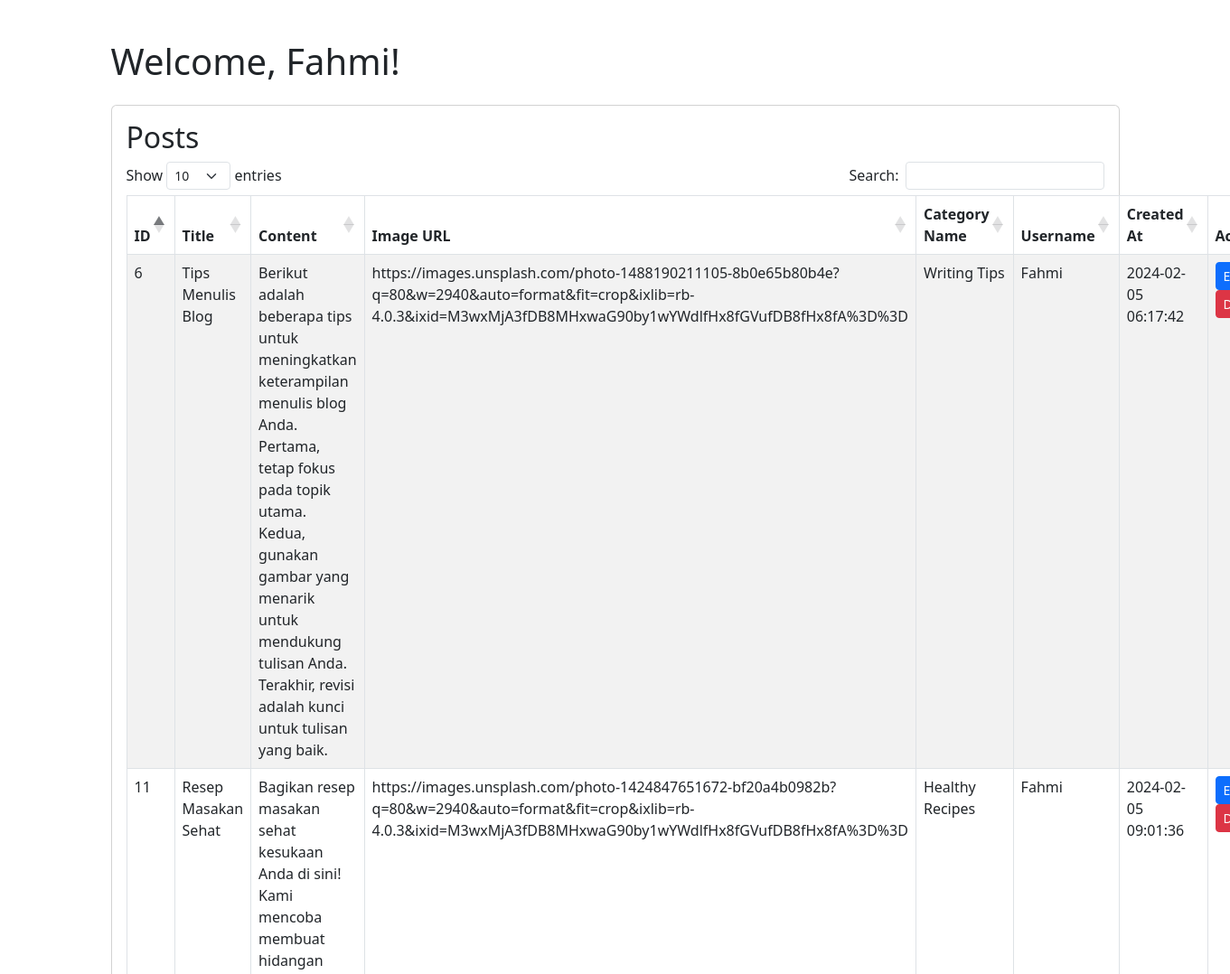
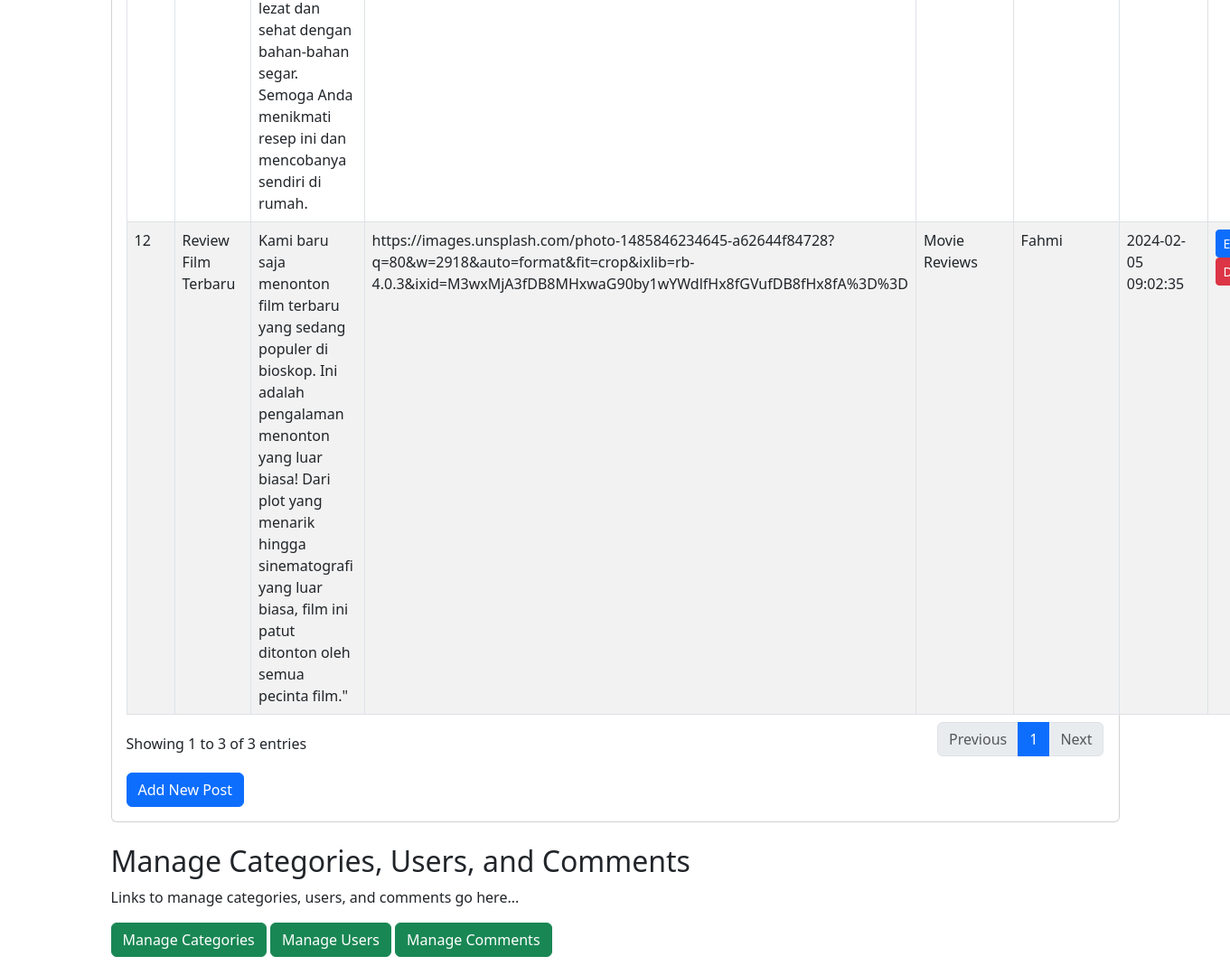
The page /post/post.php (signed in) on the database its author committed (2 pictures, top to bottom).
### tables this page shows
CREATE TABLE `posts` (
  `post_id` int(11) NOT NULL,
  `title` varchar(255) NOT NULL,
  `content` text NOT NULL,
  `image_url` varchar(255) NOT NULL,
  `category_id` int(11) DEFAULT NULL,
  `user_id` int(11) DEFAULT NULL,
  `created_at` timestamp NOT NULL DEFAULT current_timestamp()
);

CREATE TABLE `categories` (
  `category_id` int(11) NOT NULL,
  `category_name` varchar(255) NOT NULL
);

CREATE TABLE `users` (
  `user_id` int(11) NOT NULL,
  `username` varchar(50) NOT NULL,
  `password` varchar(255) NOT NULL,
  `email` varchar(255) NOT NULL
);

### post/post.php (the view, shortened to what this page needs)
<?php
require_once('../koneksi.php');
function getPosts() {
    $conn = connectDB();
    $query = "SELECT * FROM posts";
    $result = $conn->query($query);
    $posts = $result->fetch_all(MYSQLI_ASSOC);
    return $posts;
}
$posts = getPosts();
?>
<!DOCTYPE html>
<html lang="en">
<head>
    <link href="https://cdn.jsdelivr.net/npm/bootstrap@5.3.0/dist/css/bootstrap.min.css" rel="stylesheet">
    <link rel="stylesheet" type="text/css" href="https://cdn.datatables.net/1.11.5/css/dataTables.bootstrap5.min.css">
</head>
<body>
    <div class="container">
        <h1 class="mt-4">Welcome, <?php echo $_SESSION['username']; ?>!</h1>
        <div class="card mt-4">
            <div class="card-body">
                <h2>Posts</h2>
                <table id="postsTable" class="table table-bordered table-striped">
                    <thead>
                        <tr>
                            <th>ID</th>
                            <th>Title</th>
                            <th>Content</th>
                            <th>Image URL</th>
                            <th>Category Name</th>
                            <th>Username</th>
                            <th>Created At</th>
                            <th>Actions</th>
                        </tr>
                    </thead>
                    <tbody>
                        <?php foreach ($posts as $post): ?>
                            <?php
                            $categoryQuery = "SELECT category_name FROM categories WHERE category_id = " . $post['category_id'];
                            $categoryResult = $conn->query($categoryQuery);
                            $category = $categoryResult->fetch_assoc();
                            $userQuery = "SELECT username FROM users WHERE user_id = " . $post['user_id'];
                            $userResult = $conn->query($userQuery);
                            $user = $userResult->fetch_assoc();
                            ?>
                        <tr>
                            <td><?php echo $post['post_id']; ?></td>
                            <td><?php echo $post['title']; ?></td>
                            <td><?php echo $post['content']; ?></td>
                            <td><?php echo $post['image_url']; ?></td>
                            <td><?php echo $category['category_name']; ?></td>
                            <td><?php echo $user['username']; ?></td>
                            <td><?php echo $post['created_at']; ?></td>
                            <td>
                                <button type="button" class="btn btn-primary btn-sm" data-bs-toggle="modal"
                                    data-bs-target="#editPostModal<?php echo $post['post_id']; ?>">
                                    Edit
                                </button>
                                                            <?php
                                                                $conn = connectDB();
                                                                ?>
                                <button type="button" class="btn btn-danger btn-sm" data-bs-toggle="modal"
                                    data-bs-target="#deletePostModal<?php echo $post['post_id']; ?>">
                                    Delete
                                </button>
                            </td>
                        </tr>
                        <?php endforeach; ?>
                    </tbody>
                </table>
                <button type="button" class="btn btn-primary mt-3" data-bs-toggle="modal"
                    data-bs-target="#addPostModal">
                    Add New Post
                </button>
            </div>
        </div>
        <h2 class="mt-4">Manage Categories, Users, and Comments</h2>
        <p>Links to manage categories, users, and comments go here...</p>
        <a href="../categories/categories.php" class="btn btn-success">Manage Categories</a>
        <a href="../user/users.php" class="btn btn-success">Manage Users</a>
        <a href="../comment/comments.php" class="btn btn-success">Manage Comments</a>
    </div>
</body>
</html>

### post/post.php (style rules this page uses)
body { padding: 20px; }

### rows shown on the page
posts: post_id "6", title "Tips Menulis Blog", content "Berikut adalah beberapa tips untuk meningkatkan keterampilan menulis blog Anda. Pertama, tetap fokus pada topik utama. Kedua, gunakan gambar yang menarik untuk mendukung tulisan Anda. Terakhir, revisi adalah kunci untuk tulisan yang baik.", image_url "https://images.unsplash.com/photo-1488190211105-8b0e65b80b4e?q=80&w=2940&auto=format&fit=crop&ixlib=rb-4.0.3&ixid=M3wxMjA3fDB8MHxwaG90by1wYWdlfHx8fGVufDB8fHx8fA%3D%3D", category.category_name "Writing Tips", user.username "Fahmi", created_at "2024-02-05 06:17:42"
posts: post_id "11", title "Resep Masakan Sehat", content "Bagikan resep masakan sehat kesukaan Anda di sini! Kami mencoba membuat hidangan lezat dan sehat dengan bahan-bahan segar. Semoga Anda menikmati resep ini dan mencobanya sendiri di rumah.", image_url "https://images.unsplash.com/photo-1424847651672-bf20a4b0982b?q=80&w=2940&auto=format&fit=crop&ixlib=rb-4.0.3&ixid=M3wxMjA3fDB8MHxwaG90by1wYWdlfHx8fGVufDB8fHx8fA%3D%3D", category.category_name "Healthy Recipes", user.username "Fahmi", created_at "2024-02-05 09:01:36"
posts: post_id "12", title "Review Film Terbaru", content "Kami baru saja menonton film terbaru yang sedang populer di bioskop. Ini adalah pengalaman menonton yang luar biasa! Dari plot yang menarik hingga sinematografi yang luar biasa, film ini patut ditonton oleh semua pecinta film.\"", image_url "https://images.unsplash.com/photo-1485846234645-a62644f84728?q=80&w=2918&auto=format&fit=crop&ixlib=rb-4.0.3&ixid=M3wxMjA3fDB8MHxwaG90by1wYWdlfHx8fGVufDB8fHx8fA%3D%3D", category.category_name "Movie Reviews", user.username "Fahmi", created_at "2024-02-05 09:02:35"

### other values the page prints
$_SESSION['username'] "Fahmi"
